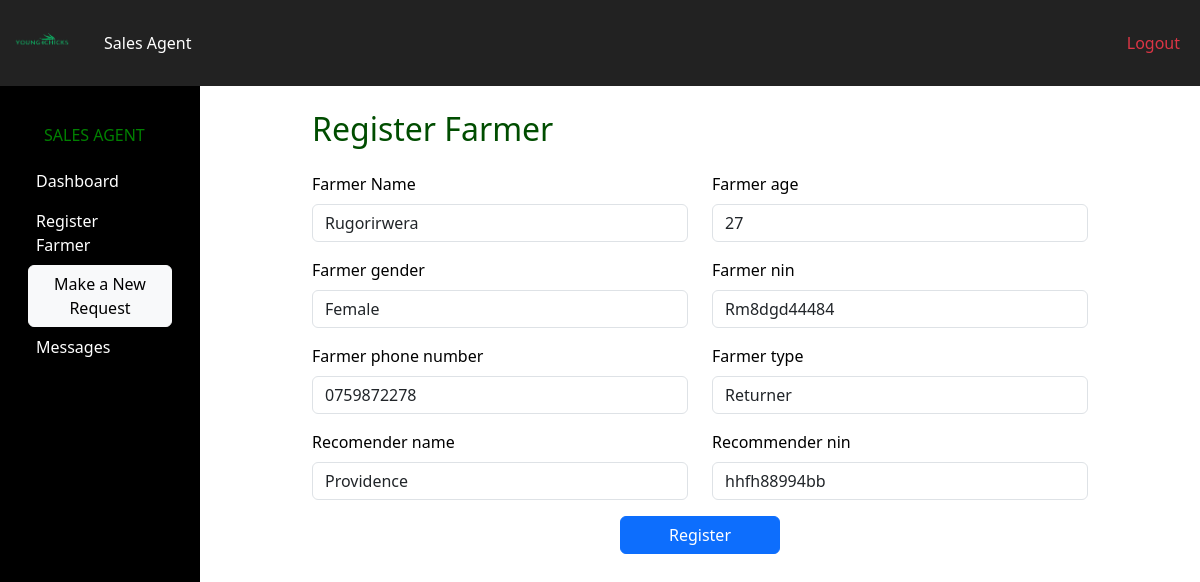
/farmer/register/1/ (signed in), run on the app's committed database.
### pages/models.py (models this page shows, shortened)
class Farmer(models.Model):
    GENDER_CHOICES = [
        ('Male', 'Male'),
        ('Female', 'Female'),
    ]
    FARMER_TYPE_CHOICES = [
        ('Starter', 'Starter'),
        ('Returner', 'Returner'),
    ]
    user = models.OneToOneField(
        settings.AUTH_USER_MODEL,
        on_delete=models.CASCADE,
        related_name='farmer_profile',
        null=True,
        blank=True
    )
    farmer_name = models.CharField(max_length=100)
    farmer_age = models.IntegerField()
    farmer_gender = models.CharField(max_length=10, choices=GENDER_CHOICES)
    farmer_nin = models.CharField(max_length=20)
    farmer_phone_number = models.CharField(max_length=15)
    farmer_type = models.CharField(max_length=50, choices=FARMER_TYPE_CHOICES)
    recomender_name = models.CharField(max_length=100)
    recommender_nin = models.CharField(max_length=20)

### pages/views.py (the view)
# urls.py: path('farmer/register/', views.register_farmer, name='register_farmer'),
@login_required
def register_farmer(request, id=None):
    farmer = get_object_or_404(Farmer, id=id) if id else None
    if request.method == "POST":
        form = FarmerRegistrationForm(request.POST, instance=farmer)
        if form.is_valid():
            form.save()
            messages.success(request, "Farmer saved successfully")
            return redirect("farmers_list")
    else:
        form = FarmerRegistrationForm(instance=farmer)
    return render(request, "pages/register_farmer.html", {"form": form})

### pages/forms.py
class FarmerRegistrationForm(forms.ModelForm):
    farmer_name = forms.CharField(widget=forms.TextInput(attrs={'class': 'form-control'}), label='Farmer Name')
    class Meta:
        model = Farmer
        fields = [
            'farmer_name', 'farmer_age', 'farmer_gender',
            'farmer_nin', 'farmer_phone_number', 'farmer_type',
            'recomender_name', 'recommender_nin'
        ]
        widgets = {
            'farmer_age': forms.NumberInput(attrs={'class': 'form-control'}),
            'farmer_gender': forms.Select(attrs={'class': 'form-control'}),
            'farmer_nin': forms.TextInput(attrs={'class': 'form-control'}),
            'farmer_phone_number': forms.TextInput(attrs={'class': 'form-control'}),
            'farmer_type': forms.Select(attrs={'class': 'form-control'}),
            'recomender_name': forms.TextInput(attrs={'class': 'form-control'}),
            'recommender_nin': forms.TextInput(attrs={'class': 'form-control'}),
        }

### pages/templates/pages/register_farmer.html (shortened to what this page needs)
{% extends "pages/base.html" %}
{% block content %}
<div class="container mt-4" style="max-width: 800px;">
  <h2 class="mb-4">Register Farmer</h2>
  <form method="post" novalidate>
    <div class="row">
      {% for field in form %}
        <div class="col-md-6 mb-3">
          <label for="{{ field.id_for_label }}" class="form-label">{{ field.label }}</label>
          {{ field }}
        </div>
      {% endfor %}
    </div>
    <div class="d-flex justify-content-center">
      <button type="submit" class="btn btn-primary px-5">Register</button>
    </div>
  </form>
</div>
{% endblock %}

### static/style.css (style rules this page uses)
:root { --color-black: #000000; --color-white: #ffffff; --color-green: #004d00; }
body { background-color: var(--color-white); color: var(--color-black); font-family: 'Segoe UI', Tahoma, Geneva, Verdana, sans-serif; }
h1, h2, h3, h4, h5, h6 { color: var(--color-green); }

### data on the page
Farmer: form "Rugorirwera" "27" "Female" "Rm8dgd44484" "0759872278" "Returner" "Providence" "hhfh88994bb"

### other printed values
{{ field.label }} "Farmer Name" "Farmer age" "Farmer gender" "Farmer nin" "Farmer phone number" "Farmer type" "Recomender name" "Recommender nin"
